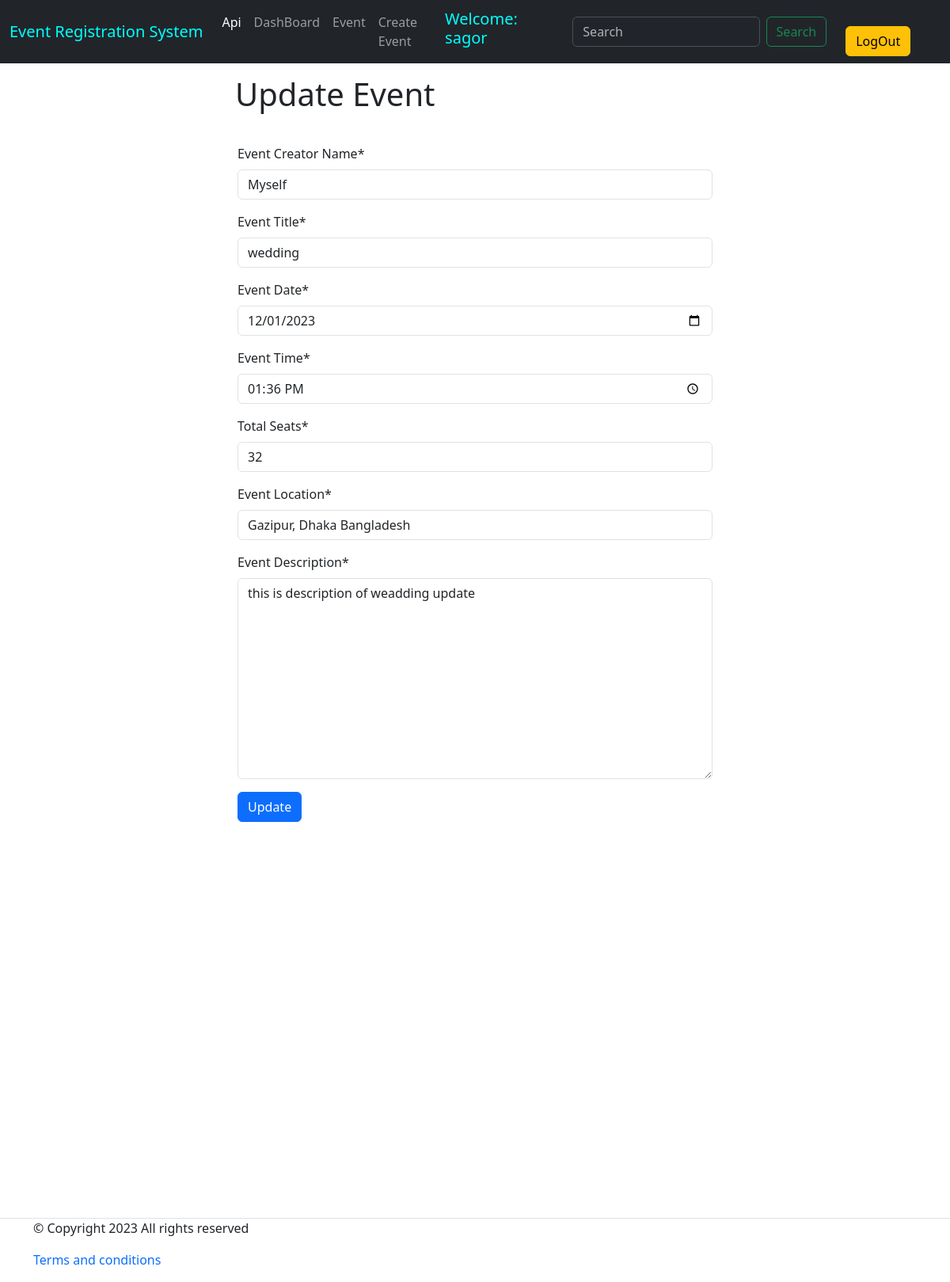
/event/update_event/1/ (signed in), run on the app's committed database.
### event/models.py (models this page shows, shortened)
class CreateEvent(models.Model):
    eventUser        = models.ForeignKey(User, on_delete=models.CASCADE, blank=True, related_name='user')
    eventOwnerName   = models.CharField(max_length= 25, blank=False, unique=True)
    eventTitle       = models.CharField(max_length= 200, blank=False)
    eventDate        = models.DateField(blank= False)
    eventTime        = models.TimeField(blank= False)
    totalSeat        = models.IntegerField(blank= False)
    eventLocation    = models.CharField(max_length= 250, blank= False)
    eventDescription = models.TextField(blank= False)
    eventCreatedDate = models.DateTimeField(auto_now_add= True)
    eventModifyDate  = models.DateTimeField(auto_now= True)
    class Meta:
        verbose_name = 'Create Event'
        verbose_name_plural = 'Create Events'
        ordering = ['id']

### event/views.py (the view)
# urls.py: path('update_event/<int:id>/', update_event, name="update_event"),
@login_required
def update_event(request, id=None):
    event = get_object_or_404(CreateEvent, id=id)
    if request.method == 'POST':
        form = CreateEventForm(request.POST, instance=event)
        if form.is_valid():
            input_date = form.cleaned_data['eventDate']
            input_time = form.cleaned_data['eventTime']
            current_date = timezone.now().date()
            current_time = timezone.localtime(timezone.now()).time()
            if input_date and input_date < current_date:
                messages.error(request, 'Invalid Date! Date must be in the future')
            elif input_time:
                if not (9 <= input_time.hour <= 17):
                    messages.error(request, 'Event must be between 9 am and 5 pm')
                elif input_date == current_date and input_time <= current_time:
                    messages.error(request, 'Invalid Time! Time must be in the future')
                else:
                    form.save()
                    messages.success(request, 'Event updated successfully')
                    return redirect('event_details', event.id)
            else:
                form.save()
                messages.success(request, 'Event updated successfully')
                return redirect('event_details', event.id)
    else:
        form = CreateEventForm(instance=event)
    return render(request, 'update_event.html', {'form': form, 'event': event})

### event/templates/update_event.html (shortened to what this page needs)
{% extends 'base.html' %}
{% load crispy_forms_tags %}
{% block body %}
    <h1 style="width: 53%; margin: auto;text-align: left; padding: 15px; font-size: 40px">
        Update Event
    </h1>
    <br>
    <div style="width: 50%; margin: auto; margin-bottom: 100px;">
        <form method= 'POST' >
            {{form|crispy}}
            <input class="btn btn-primary" type="submit" value="Update">
        </form>
    </div>
{% endblock body %}

### templates/base.html (shortened to what this page needs)
<!DOCTYPE html>
<html lang="en">
<head>
  <link href="https://cdn.jsdelivr.net/npm/bootstrap@5.3.1/dist/css/bootstrap.min.css" rel="stylesheet">
</head>
<body>
  {% if request.user.is_authenticated %}
    <nav class="navbar navbar-expand-lg bg-dark" data-bs-theme="dark">
      <div class="container-fluid">
        <a class="navbar-brand " href="#" style="color: aqua">
          Event Registration System
        </a>
        <div class="collapse navbar-collapse" id="navbarSupportedContent">
          <ul class="navbar-nav me-auto mb-2 mb-lg-0">
            <li class="nav-item">
              <a class="nav-link active" aria-current="page" href="{% url "event_read_create" %}">Api</a>
            </li>
            <li class="nav-item">
              <a class="nav-link" href="{% url "dashboard" %}">DashBoard</a>
            </li>
            <li class="nav-item">
              <a class="nav-link" href="{% url "home" %}">Event</a>
            </li>
            <li class="nav-item">
              <a class="nav-link" href="{% url "create_event" %}">Create Event</a>
            </li>
          </ul>
          <h5 style="color:aqua;margin-right: 20px;">Welcome: {{user.username}}</h5>
          <form class="d-flex" role="search" action="{% url "search" %}" method="GET">
            <input class="form-control me-2" name="keyword" type="search" placeholder="Search" aria-label="Search">
            <button class="btn btn-outline-success" type="submit">Search</button>
          </form>
        <li class="nav-item">
            <a href="{% url "logout" %}" class="btn btn-warning mx-4">LogOut</a>
          </li>
        </div>
      </div>
    </nav>
  {% endif %}
{% block body %}
{% endblock body %}
  {% if request.user.is_authenticated %}
    <footer class="section-footer border-top padding-y" style="margin-top: 500px;">
      <div class="container">
        <p class="float-md-right">&copy Copyright 2023 All rights reserved</p>
        <p>
          <a href="#" style="text-decoration: None">Terms and conditions</a>
        </p>
      </div>
    </footer>
  {% endif %}
</body>
</html>

### data on the page
CreateEvent: eventOwnerName "Myself", eventTitle "wedding", eventDate "12/01/2023", eventTime "13:36:00", totalSeat "32", eventLocation "Gazipur, Dhaka Bangladesh", eventDescription "this is description of weadding update"

### other printed values
{{ user.username }} "sagor"
